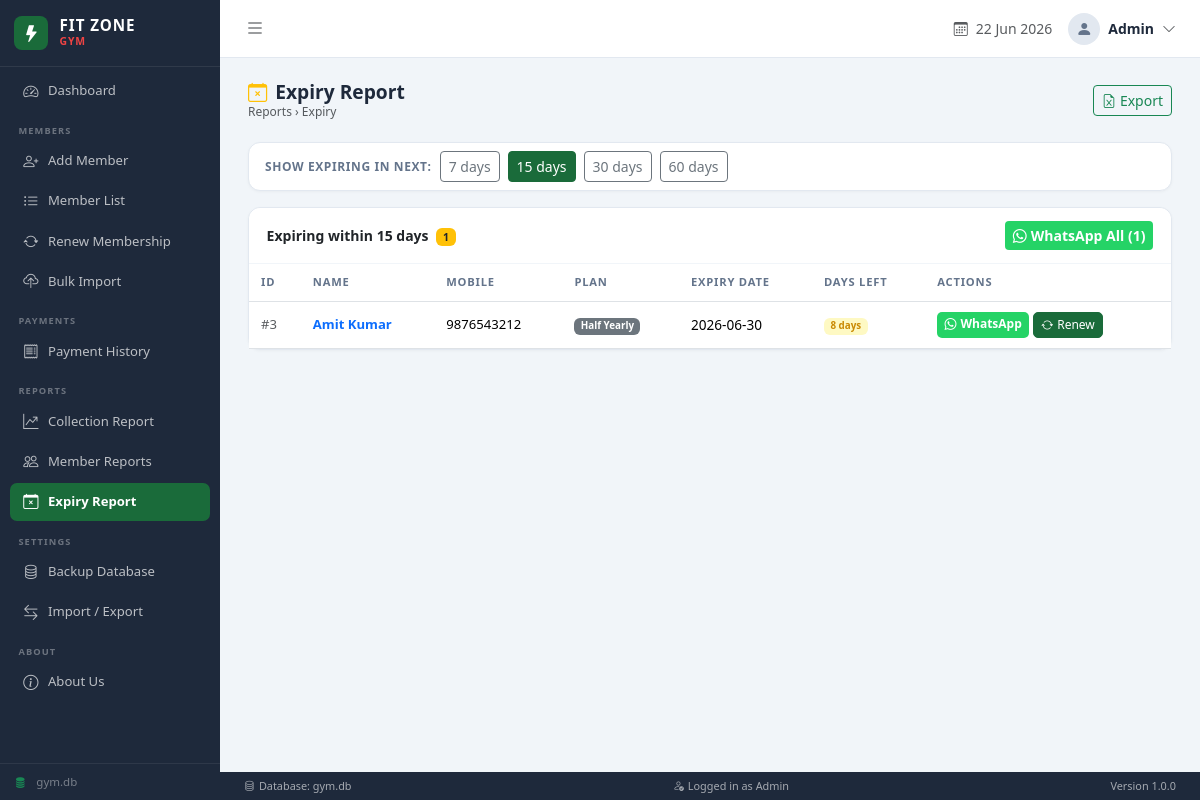
Screenshot of /reports/expiry?days=15 with the database file from the repository.
### tables this page shows
CREATE TABLE membership (
                membership_id INTEGER PRIMARY KEY AUTOINCREMENT,
                member_id     INTEGER NOT NULL,
                plan          TEXT NOT NULL,
                start_date    DATE NOT NULL,
                expiry_date   DATE NOT NULL,
                amount        DECIMAL NOT NULL,
                payment_mode  TEXT DEFAULT 'Cash',
                created_at    TIMESTAMP DEFAULT CURRENT_TIMESTAMP,
                FOREIGN KEY (member_id) REFERENCES member_master(member_id)
            );

CREATE TABLE "member_master" (
            member_id   INTEGER PRIMARY KEY AUTOINCREMENT,
            name        TEXT NOT NULL,
            mobile      TEXT NOT NULL,
            father_name TEXT DEFAULT '',
            address     TEXT DEFAULT '',
            join_date   DATE NOT NULL,
            status      TEXT DEFAULT 'Active',
            created_at  TIMESTAMP DEFAULT CURRENT_TIMESTAMP,
            UNIQUE (name, mobile)
        );

### routers/reports.py (the view)
@router.get("/expiry")
async def expiry_report(request: Request, days: int = 30):
    members = db.report_expiry(days)
    return templates.TemplateResponse("reports/expiry.html", {
        "request": request, "members": members, "days": days
    })

### templates/reports/expiry.html (shortened to what this page needs)
{% extends "base.html" %}
{% block content %}
<div class="page-header">
  <div>
    <h4><i class="bi bi-calendar-x me-2 text-warning"></i>Expiry Report</h4>
    <nav aria-label="breadcrumb"><ol class="breadcrumb"><li class="breadcrumb-item active">Reports &rsaquo; Expiry</li></ol></nav>
  </div>
  <div class="d-flex gap-2">
    <a href="/reports/export/expiry?days={{ days }}" class="btn btn-outline-success btn-sm">
      <i class="bi bi-file-earmark-excel me-1"></i>Export
    </a>
  </div>
</div>
<div class="card mb-3">
  <div class="card-body py-2">
    <div class="d-flex align-items-center gap-2 flex-wrap">
      <label class="form-label mb-0 fw-semibold">Show expiring in next:</label>
      {% for d in [7, 15, 30, 60] %}
      <a href="/reports/expiry?days={{ d }}"
         class="btn btn-sm {% if days==d %}btn-primary{% else %}btn-outline-secondary{% endif %}">
        {{ d }} days
      </a>
      {% endfor %}
    </div>
  </div>
</div>
<div class="card">
  <div class="card-header">
    <span>
      Expiring within {{ days }} days
      <span class="badge bg-warning text-dark ms-1">{{ members|length }}</span>
    </span>
    {% if members %}
    <a id="waAllBtn" href="#" target="_blank" rel="noopener noreferrer"
       class="btn btn-sm btn-whatsapp" style="display:none">
      <i class="bi bi-whatsapp me-1"></i>WhatsApp All ({{ members|length }})
    </a>
    {% endif %}
  </div>
  <div class="card-body p-0">
    <div class="table-responsive">
      <table class="table table-hover mb-0">
        <thead>
          <tr>
            <th>ID</th>
            <th>Name</th>
            <th>Mobile</th>
            <th>Plan</th>
            <th>Expiry Date</th>
            <th>Days Left</th>
            <th>Actions</th>
          </tr>
        </thead>
        <tbody>
          {% for m in members %}
          <tr>
            <td class="text-muted small">#{{ m.member_id }}</td>
            <td>
              <a href="/members/{{ m.member_id }}/view" class="fw-semibold text-decoration-none">
                {{ m.name }}
              </a>
            </td>
            <td>{{ m.mobile }}</td>
            <td><span class="badge bg-secondary">{{ m.plan or '—' }}</span></td>
            <td style="font-size:.85rem">{{ m.expiry_date }}</td>
            <td>
              <span class="badge
                {% if m.days_remaining <= 3 %}bg-danger
                {% elif m.days_remaining <= 7 %}bg-warning text-dark
                {% else %}badge-expiring{% endif %}">
                {{ m.days_remaining }} days
              </span>
            </td>
            <td>
              <div class="d-flex gap-1">
                <a href="#"
                   class="btn btn-xs btn-whatsapp wa-link"
                   data-mobile="{{ m.mobile }}"
                   data-name="{{ m.name }}"
                   data-expiry="{{ m.expiry_date }}"
                   data-days="{{ m.days_remaining }}"
                   target="_blank"
                   rel="noopener noreferrer"
                   title="Send WhatsApp reminder to {{ m.name }}">
                  <i class="bi bi-whatsapp me-1"></i>WhatsApp
                </a>
                <a href="/payments/renew?member_id={{ m.member_id }}"
                   class="btn btn-xs btn-primary">
                  <i class="bi bi-arrow-repeat me-1"></i>Renew
                </a>
              </div>
            </td>
          </tr>
          {% endfor %}
        </tbody>
      </table>
    </div>
  </div>
</div>
{% endblock %}

### static/css/style.css (style rules this page uses)
:root { --sidebar-w: 220px; --primary: #1a6b3a; --primary-dk: #145530; --bg: #f1f5f9; --card-bg: #ffffff; --text: #1e293b; --muted: #64748b; --topbar-h: 58px; --statusbar-h:28px; }
*, *::before, *::after { box-sizing: border-box; margin: 0; padding: 0; }
body { font-family: 'Segoe UI', system-ui, -apple-system, sans-serif; background: var(--bg); color: var(--text); display: flex; min-height: 100vh; }
.card { border: 1px solid #e2e8f0; border-radius: 12px; box-shadow: 0 1px 3px rgba(0,0,0,.04); }
.card-header { background: var(--card-bg); border-bottom: 1px solid #f1f5f9; padding: .8rem 1.1rem; border-radius: 12px 12px 0 0 !important; font-weight: 600; font-size: .875rem; display: flex; align-items: center; justify-content: space-between; }
.table th { font-size: .7rem; text-transform: uppercase; letter-spacing: .07em; color: var(--muted); font-weight: 700; border-top: none; white-space: nowrap; padding: .65rem .75rem; }
.table td { font-size: .82rem; vertical-align: middle; padding: .6rem .75rem; }
.page-header { margin-bottom: 1.3rem; display: flex; align-items: center; justify-content: space-between; }
.page-header h4 { font-weight: 700; margin: 0; font-size: 1.2rem; }
.page-header .breadcrumb { margin: 0; font-size: .75rem; }
.btn-primary { background: var(--primary); border-color: var(--primary); }
.btn-xs { padding: .2rem .45rem; font-size: .75rem; border-radius: 5px; }
.badge-expiring { background: #fef9c3; color: #ca8a04; font-weight: 600; }
.form-label { font-size: .75rem; font-weight: 600; color: var(--muted); text-transform: uppercase; letter-spacing: .05em; margin-bottom: .25rem; }

### templates/reports/expiry.html (style rules this page uses)
.btn-whatsapp { background: #25d366; color: #fff !important; border: none; font-weight: 600; }

### rows the page displays
membership: member_id "3", name "Amit Kumar", mobile "9876543212", plan "Half Yearly", expiry_date "2026-06-30", days_remaining "8"

### other values shown
{{ d }} "7" "15" "30" "60"
{{ days }} "15"
{{ members|length }} "1"
